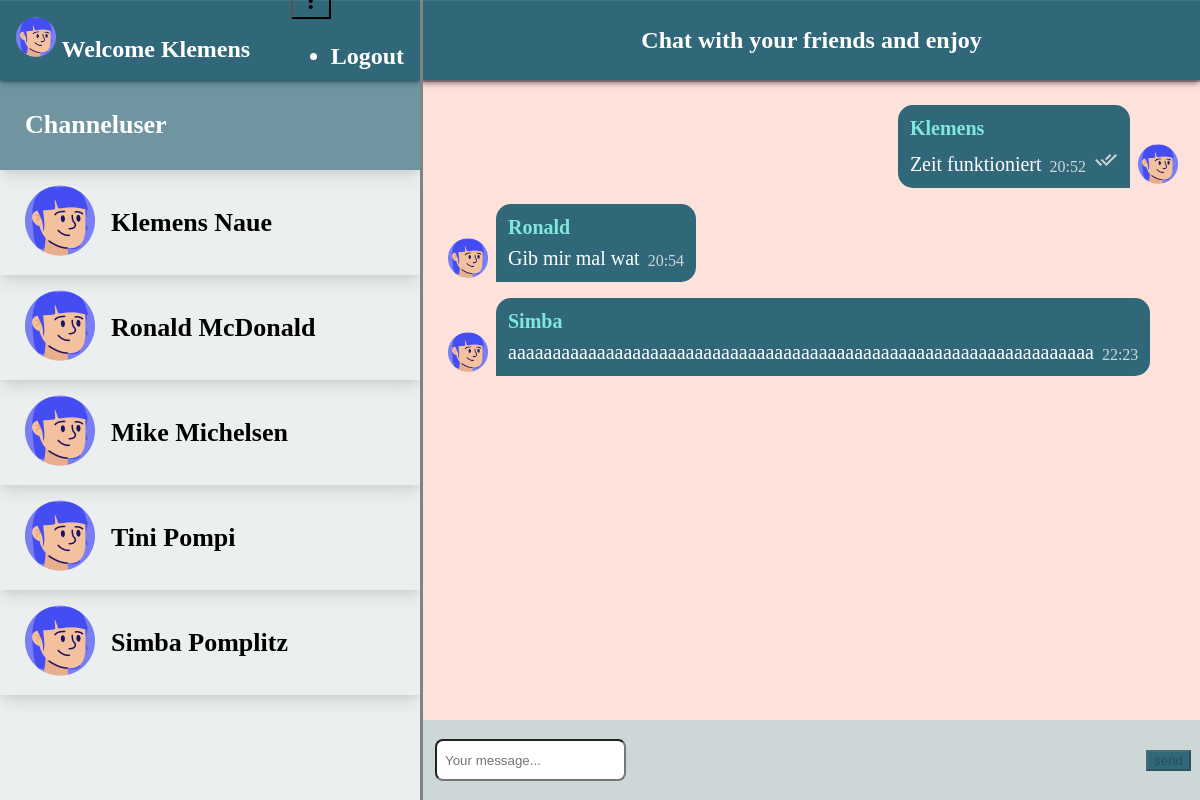
The app's page / (signed in), older data.
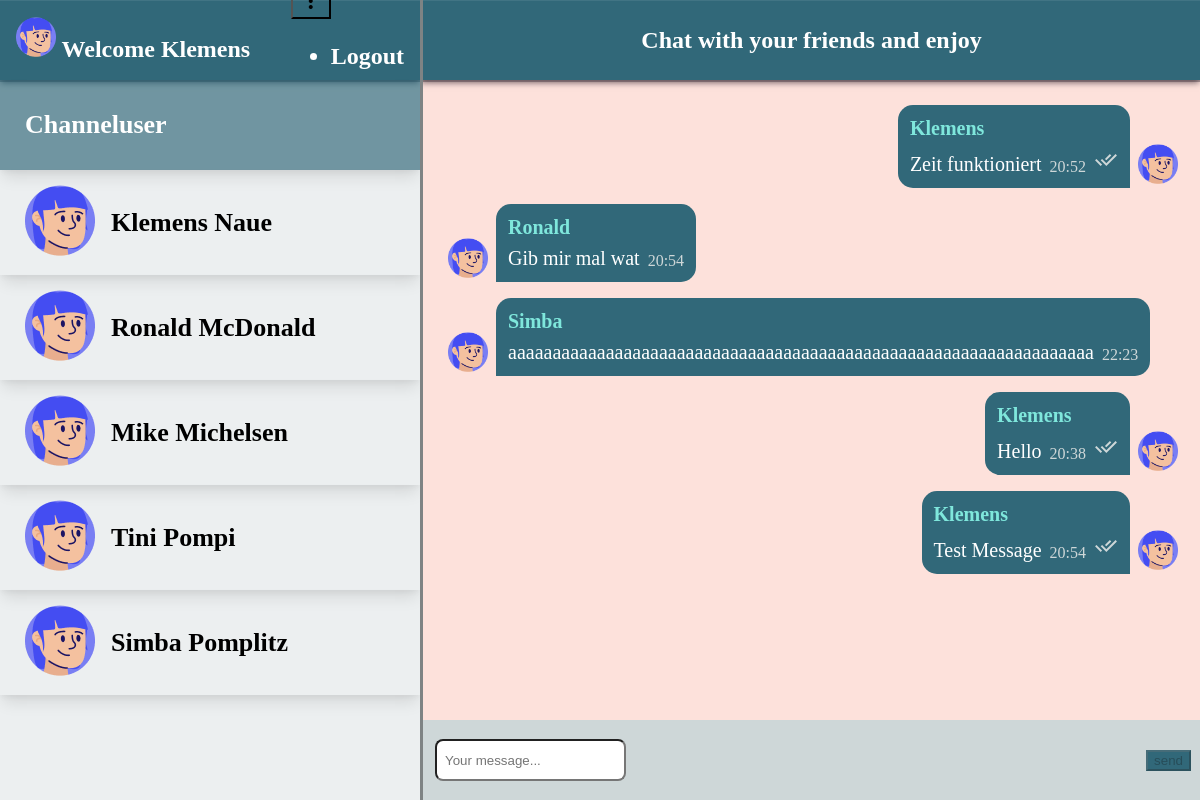
The same page, newer data.
### chat/models.py (models this page shows)
class Messages(models.Model):
    text = models.CharField(max_length=256)
    created_at = models.CharField(max_length=30, default ="")
    chat = models.ForeignKey(Chat, on_delete=models.CASCADE, related_name='chat_message_set', default=None, blank=True, null=True)
    author = models.ForeignKey(settings.AUTH_USER_MODEL, on_delete=models.CASCADE, related_name='author_message_set')
    receiver = models.ForeignKey(settings.AUTH_USER_MODEL, on_delete=models.CASCADE, related_name='receiver_message_set')

### chat/views.py (the view, shortened to what this page needs)
# urls.py: path('', index),
@login_required(login_url="/login/")
def index(request):
    chatMessage = Messages.objects.filter(chat__id = 1)
    names = User.objects.all()
    return render(request, 'chat/index.html', {'messages' : chatMessage, 'userData': names })

### chat/templates/chat/index.html (shortened to what this page needs)
{% extends "base.html" %}
{% block content %}
{% load static %}
<div id="mainContainer">
    <div id="mainContainerLeft">
        <div class="mainContainerLeftHeader">
            <div class="userInfo">
                <img class="headerimg" src="{% static '/img/avatarSofia.png' %}" alt="">
                Welcome {{request.user.first_name}}
            </div>
            <div class="userMenu">
                <button id="demo-menu-lower-right" class="mdl-button mdl-js-button mdl-button--icon">
                    <i class="material-icons">more_vert</i>
                </button>
                <ul class="mdl-menu mdl-menu--bottom-right mdl-js-menu mdl-js-ripple-effect"
                    for="demo-menu-lower-right">
                    <li class="mdl-menu__item">
                        <form class="logoutForm" action="/logout/">
                            <button class="logoutBtn">Logout</button>
                        </form>
                    </li>
                </ul>
            </div>
        </div>
        <div class="userList userHeadline">Channeluser</div>
        {% for user in userData %}
        <div class="userList">
            <div mat-card-avatar class="example-header-image"><img src="{% static '/img/avatarSofia.png' %}" alt=""></div>
            <mat-card-title class="userListUsername">{{user.first_name}} {{user.last_name}}</mat-card-title>
        </div>
        {% endfor %}
    </div>
    <div id="mainContainerRight">
        <div class="mainContainerRightHeader">Chat with your friends and enjoy</div>
        {% if request.user.is_authenticated %}
        <div id="messageContainer">
            {% for message in messages %}
            {% if request.user.id == message.author.id %}
            <div class="message row-reverse">
                <div class="messageContainerImg"><img src="{% static '/img/avatarSofia.png' %}" alt=""></div>
                <div class="messageContainerMessage  bubble-reverse">
                    <div class="messageUsername">{{message.author.first_name}}</div>
                    <div class="messageMessageTime">
                        <div class="messageMessage">{{message.text}}</div>
                        <div class="messageTime">{{message.created_at}}
                            <div class="sendIcon"><img src="{% static '/img/doublecheck.svg' %}" alt=""></div>
                        </div>
                    </div>
                </div>
            </div>
            {% else %}
            <div class="message">
                <div class="messageContainerImg"><img src="{% static '/img/avatarSofia.png' %}" alt=""></div>
                <div class="messageContainerMessage">
                    <div class="messageUsername">{{message.author.first_name}}</div>
                    <div class="messageMessageTime">
                        <div class="messageMessage">{{message.text}}</div>
                        <div class="messageTime">{{message.created_at}}</div>
                    </div>
                </div>
            </div>
            {% endif %}
            {% endfor %}
        </div>
        {% else %}
        <h1>Not logged in</h1>
        <h3>Please click <a href="/login">here</a> to login and continue</h3>
        {% endif %}
        <form onsubmit="sendMessage(); return false;" method="post" id="inputForm">
            <div class="mdl-textfield mdl-js-textfield mdl-textfield--floating-label">
                <input class="mdl-textfield__input" name="textmessage" placeholder="Your message..." type="text" id="messagetext" onkeyup="checkText()">
            </div>
            <button disabled id="messageButton" class="mdl-button mdl-js-button mdl-button--raised mdl-js-ripple-effect mdl-button--accent">
                send
            </button>
        </form>
    </div>
</div>
{% endblock %}

Row changes from the older to the newer data that the page shows:
added Messages: author.first_name "Klemens", text "Hello", created_at "20:38"
added Messages: author.first_name "Klemens", text "Test Message", created_at "20:54"
